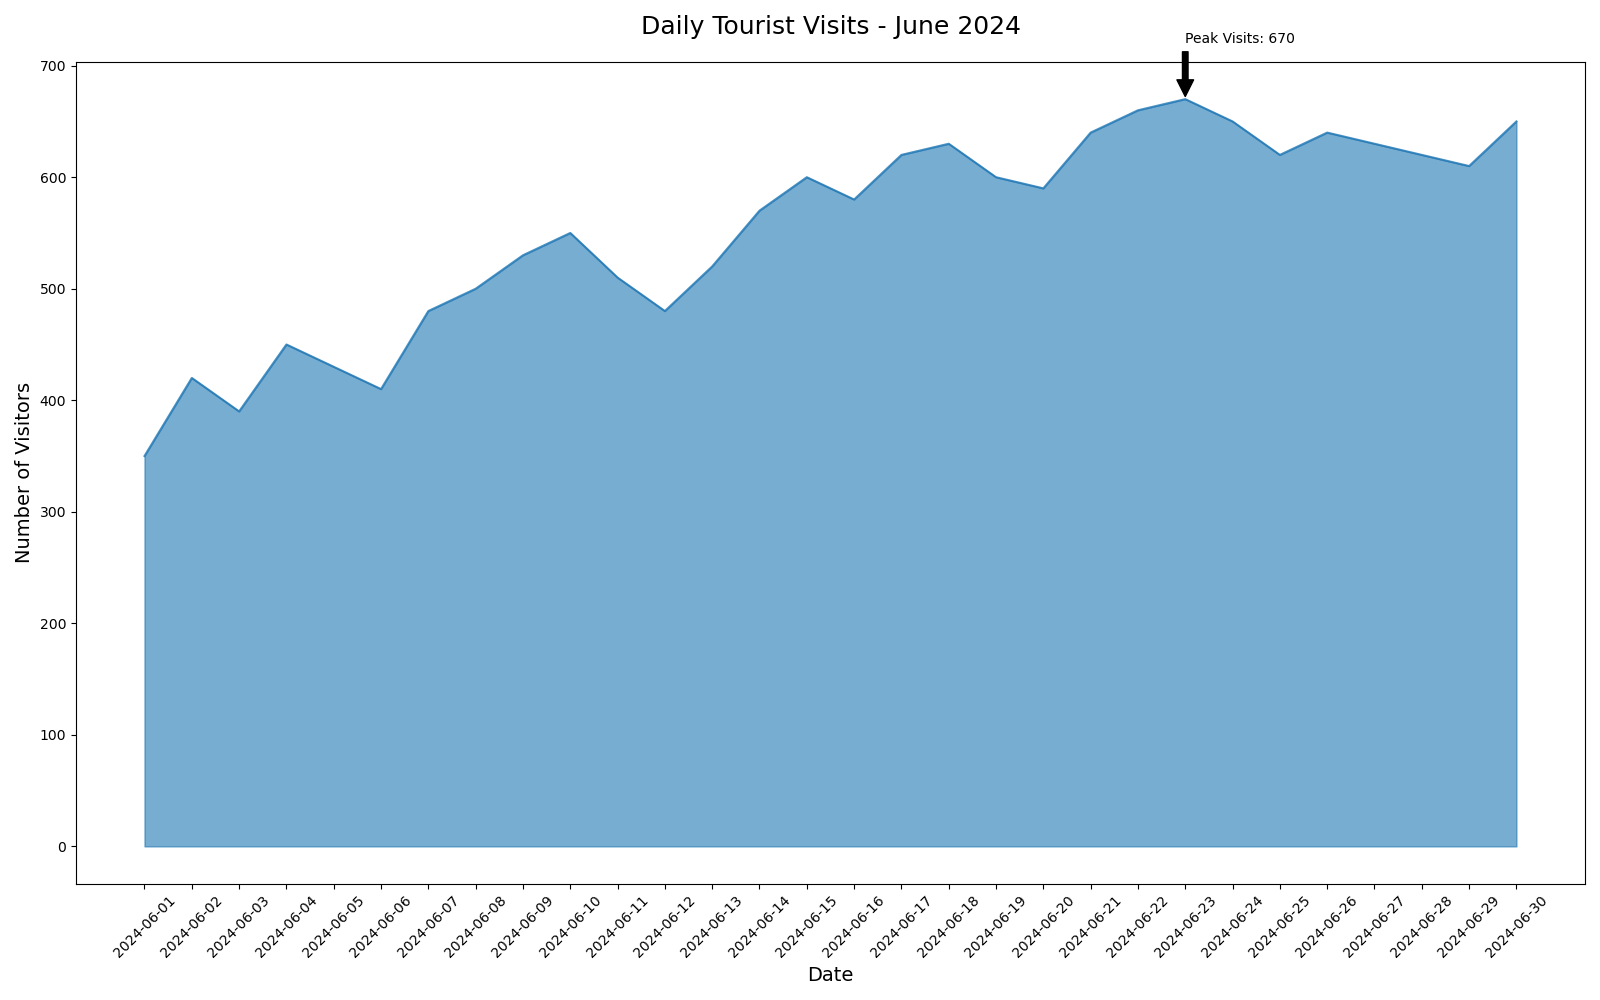

Source code (Python):

import matplotlib.pyplot as plt
import pandas as pd

# Data
data = {
    'Date': ['2024-06-01', '2024-06-02', '2024-06-03', '2024-06-04', '2024-06-05', '2024-06-06', 
             '2024-06-07', '2024-06-08', '2024-06-09', '2024-06-10', '2024-06-11', '2024-06-12', 
             '2024-06-13', '2024-06-14', '2024-06-15', '2024-06-16', '2024-06-17', '2024-06-18', 
             '2024-06-19', '2024-06-20', '2024-06-21', '2024-06-22', '2024-06-23', '2024-06-24', 
             '2024-06-25', '2024-06-26', '2024-06-27', '2024-06-28', '2024-06-29', '2024-06-30'],
    'Visitors': [350, 420, 390, 450, 430, 410, 480, 500, 530, 550, 
                 510, 480, 520, 570, 600, 580, 620, 630, 600, 590, 
                 640, 660, 670, 650, 620, 640, 630, 620, 610, 650]
}

df = pd.DataFrame(data)

# Plot
plt.figure(figsize=(16, 10))
plt.fill_between(df['Date'], df['Visitors'], color='#1f77b4', alpha=0.6)
plt.plot(df['Date'], df['Visitors'], color='#1f77b4', alpha=0.8)

# Annotation
max_date = df[df['Visitors'] == df['Visitors'].max()]['Date'].values[0]
max_value = df['Visitors'].max()
plt.annotate(f'Peak Visits: {max_value}', xy=(max_date, max_value), xytext=(max_date, max_value + 50),
             arrowprops=dict(facecolor='black', shrink=0.05))

# Title and labels
plt.title('Daily Tourist Visits - June 2024', fontsize=18, pad=20)
plt.xlabel('Date', fontsize=14)
plt.ylabel('Number of Visitors', fontsize=14)

# Rotate x-ticks for better readability
plt.xticks(rotation=45)

plt.tight_layout()
plt.show()
